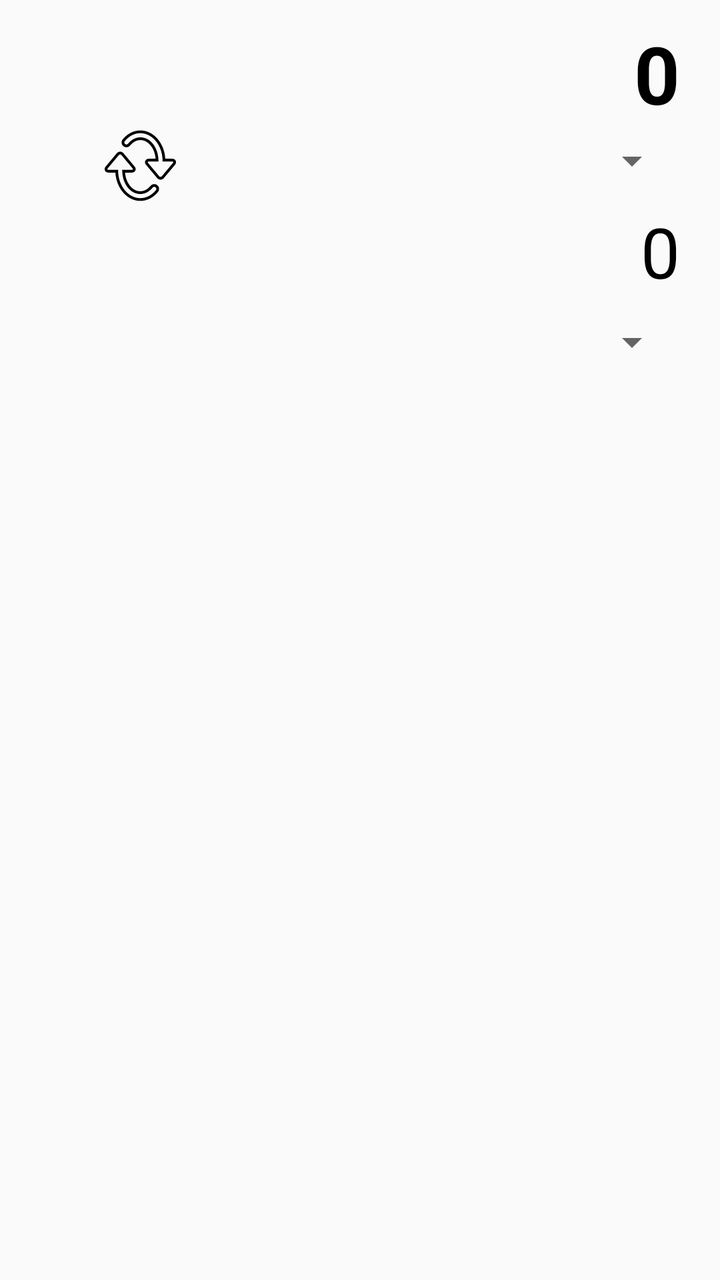
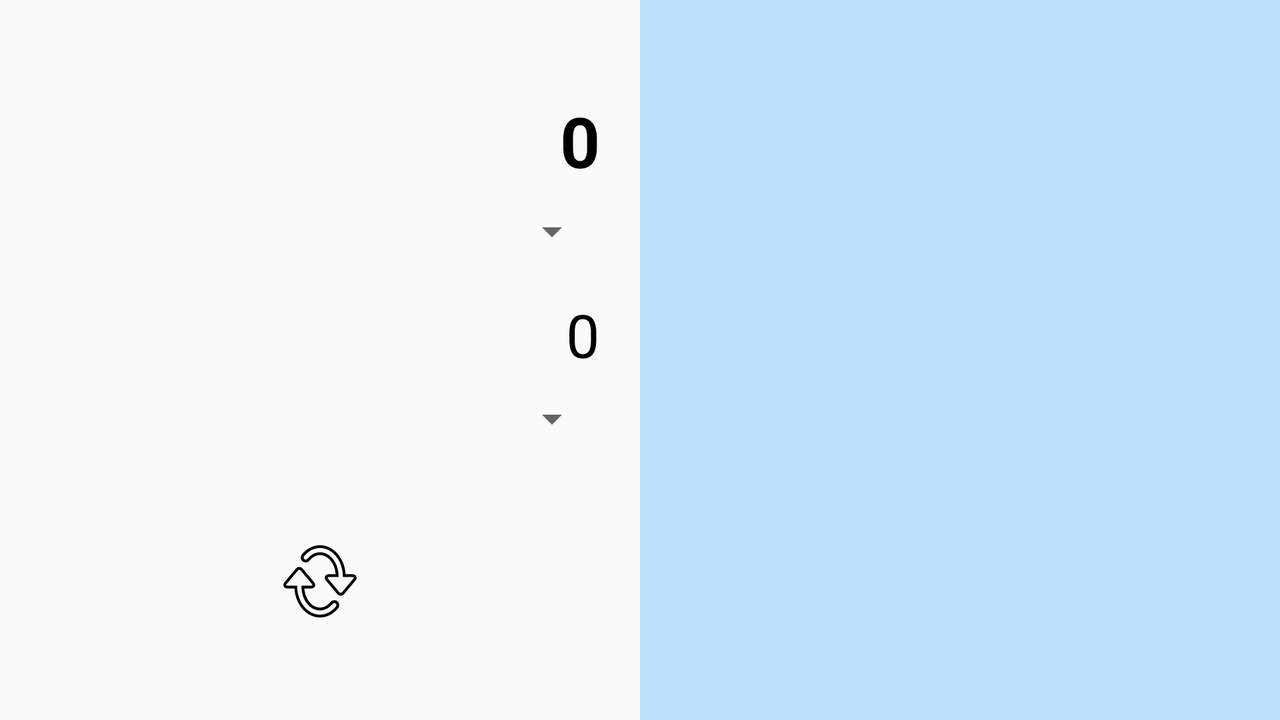

Compare how this app lays out the same screen by default and in its alternative resource folder. The renders come first, then the two layout files and the values they reference.
<!-- AndroidManifest.xml: application theme AppTheme -->
<!-- res/layout/fragment_length.xml -->
<?xml version="1.0" encoding="utf-8"?>
<androidx.constraintlayout.widget.ConstraintLayout xmlns:android="http://schemas.android.com/apk/res/android"
    xmlns:app="http://schemas.android.com/apk/res-auto"
    android:layout_width="match_parent"
    android:layout_height="match_parent">

    <TextView
        android:id="@+id/input_length"
        android:layout_width="match_parent"
        android:layout_height="wrap_content"
        android:layout_marginLeft="20dp"
        android:layout_marginTop="10dp"
        android:layout_marginRight="20dp"
        android:maxLines="1"
        android:text="0"
        android:textAlignment="textEnd"
        android:textColor="#000000"
        android:textSize="40sp"
        android:textStyle="bold"
        app:layout_constraintEnd_toEndOf="parent"
        app:layout_constraintStart_toStartOf="parent"
        app:layout_constraintTop_toTopOf="parent" />

    <Spinner
        android:id="@+id/input_length_unit"
        android:layout_width="wrap_content"
        android:layout_height="wrap_content"
        android:layout_marginLeft="20dp"
        android:layout_marginTop="5dp"
        android:layout_marginRight="20dp"
        android:textAlignment="textEnd"
        app:layout_constraintEnd_toEndOf="parent"

        app:layout_constraintTop_toBottomOf="@+id/input_length" />


    <ImageButton
        android:id="@+id/exchangeUnit"
        android:layout_width="100dp"
        android:layout_height="0dp"
        android:layout_marginStart="20dp"
        android:background="@android:color/transparent"
        android:scaleType="fitCenter"
        android:src="@drawable/ic_refresh"
        app:layout_constraintBottom_toTopOf="@+id/output_length"
        app:layout_constraintStart_toStartOf="parent"
        app:layout_constraintTop_toBottomOf="@+id/input_length"
        app:layout_constraintVertical_bias="0.0" />

    <TextView
        android:id="@+id/output_length"
        android:layout_width="match_parent"
        android:layout_height="wrap_content"
        android:layout_marginLeft="20dp"
        android:layout_marginTop="10dp"
        android:layout_marginRight="20dp"
        android:ellipsize="marquee"
        android:focusable="true"
        android:focusableInTouchMode="true"
        android:freezesText="true"
        android:scrollbars="vertical"
        android:singleLine="true"
        android:text="0"
        android:textAlignment="textEnd"
        android:textColor="#000000"
        android:textSize="35sp"
        app:layout_constraintEnd_toEndOf="parent"
        app:layout_constraintStart_toStartOf="parent"
        app:layout_constraintTop_toBottomOf="@+id/input_length_unit" />


    <Spinner
        android:id="@+id/output_length_unit"
        android:layout_width="wrap_content"
        android:layout_height="wrap_content"
        android:layout_marginLeft="20dp"
        android:layout_marginTop="10dp"
        android:layout_marginRight="20dp"
        android:textAlignment="textEnd"
        app:layout_constraintEnd_toEndOf="parent"
        app:layout_constraintTop_toBottomOf="@+id/output_length" />

    <GridView
        android:id="@+id/length_keyboard"
        android:layout_width="match_parent"
        android:layout_height="0dp"
        android:background="@color/c4"
        android:horizontalSpacing="1dp"
        android:numColumns="3"
        android:stretchMode="columnWidth"
        android:textAlignment="center"
        android:verticalSpacing="1dp"
        android:fitsSystemWindows="true"
        app:layout_constraintBottom_toBottomOf="parent"
        app:layout_constraintEnd_toEndOf="parent"
        app:layout_constraintStart_toStartOf="parent" />




</androidx.constraintlayout.widget.ConstraintLayout>
<!-- resources referenced by this layout -->
<resources>
  <color name="c4">#bbe1fa</color>
  <!-- drawable ic_refresh: vector/xml drawable (drawable, 2389 chars, omitted) -->
  <style name="AppTheme" parent="Theme.AppCompat.Light.DarkActionBar">
          
          <item name="colorPrimary">@color/c2</item>
          <item name="colorPrimaryDark">@color/c1</item>
          <item name="colorAccent">@color/colorAccent</item>
      </style>
  <color name="c2">#0f4c75</color>
  <color name="c1">#1b262c</color>
  <color name="colorAccent">#D81B60</color>
</resources>
<!-- res/layout-land/fragment_length.xml (the repository's variant of the layout above) -->
<!-- drawn on the phone turned sideways -->
<?xml version="1.0" encoding="utf-8"?>
<androidx.constraintlayout.widget.ConstraintLayout
    xmlns:android="http://schemas.android.com/apk/res/android"
    xmlns:app="http://schemas.android.com/apk/res-auto"
    android:layout_width="match_parent"
    android:layout_height="match_parent">

    <TextView
        android:id="@+id/input_length"
        android:layout_width="0dp"
        android:layout_height="wrap_content"
        android:maxLines="1"
        android:layout_marginEnd="20dp"
        android:layout_marginStart="10dp"
        android:text="0"
        android:textAlignment="textEnd"
        android:textColor="#000000"
        android:textSize="35sp"
        android:textStyle="bold"
        app:layout_constraintBottom_toBottomOf="parent"
        app:layout_constraintEnd_toStartOf="@+id/guideline"
        app:layout_constraintHorizontal_bias="0.1"
        app:layout_constraintStart_toStartOf="parent"
        app:layout_constraintTop_toTopOf="parent"
        app:layout_constraintVertical_bias="0.15" />

    <Spinner
        android:id="@+id/input_length_unit"
        android:layout_width="wrap_content"
        android:layout_height="wrap_content"
        android:layout_marginEnd="20dp"
        android:layout_marginTop="10dp"
        android:textAlignment="viewStart"
        app:layout_constraintEnd_toStartOf="@+id/guideline"

        app:layout_constraintTop_toBottomOf="@+id/input_length" />


    <ImageButton
        android:id="@+id/exchangeUnit"
        android:layout_width="80dp"
        android:layout_height="40dp"
        android:background="@android:color/transparent"
        android:scaleType="fitCenter"
        android:src="@drawable/ic_refresh"
        app:layout_constraintBottom_toBottomOf="parent"
        app:layout_constraintEnd_toStartOf="@+id/guideline"
        app:layout_constraintStart_toStartOf="parent"
        app:layout_constraintTop_toBottomOf="@+id/output_length_unit" />

    <TextView
        android:id="@+id/output_length"
        android:layout_width="0dp"
        android:layout_height="wrap_content"
        android:layout_marginEnd="20dp"
        android:layout_marginStart="10dp"
        android:ellipsize="marquee"
        android:focusable="true"
        android:focusableInTouchMode="true"
        android:freezesText="true"
        android:scrollbars="vertical"
        android:singleLine="true"
        android:text="0"
        android:textAlignment="viewEnd"
        android:textColor="#000000"
        android:textSize="30sp"
        app:layout_constraintBottom_toBottomOf="parent"
        app:layout_constraintEnd_toStartOf="@+id/guideline"
        app:layout_constraintHorizontal_bias="0.1"
        app:layout_constraintStart_toStartOf="parent"
        app:layout_constraintTop_toBottomOf="@+id/input_length_unit"
        app:layout_constraintVertical_bias="0.1" />

    <Spinner
        android:id="@+id/output_length_unit"
        android:layout_width="wrap_content"
        android:layout_height="wrap_content"
        android:layout_marginEnd="20dp"
        android:layout_marginStart="20dp"
        android:layout_marginTop="10dp"
        android:textAlignment="viewStart"
        app:layout_constraintEnd_toStartOf="@+id/guideline"
        app:layout_constraintHorizontal_bias="0.1"

        app:layout_constraintTop_toBottomOf="@+id/output_length" />



    <View
        android:layout_width="0dp"
        android:layout_height="0dp"
        android:background="@color/c4"
        app:layout_constraintBottom_toBottomOf="parent"
        app:layout_constraintEnd_toEndOf="parent"
        app:layout_constraintStart_toStartOf="@+id/guideline"
        app:layout_constraintTop_toTopOf="parent" />

    <GridView
        android:id="@+id/length_keyboard"
        android:layout_width="0dp"
        android:layout_height="wrap_content"
        android:background="@color/c4"
        android:horizontalSpacing="2dp"
        android:numColumns="3"
        android:stretchMode="columnWidth"
        android:textAlignment="center"
        android:verticalSpacing="2dp"

        app:layout_constraintBottom_toBottomOf="parent"
        app:layout_constraintEnd_toEndOf="parent"
        app:layout_constraintStart_toStartOf="@+id/guideline"
        app:layout_constraintTop_toTopOf="parent"
        />
    <androidx.constraintlayout.widget.Guideline
        android:id="@+id/guideline"
        android:layout_width="wrap_content"
        android:layout_height="wrap_content"
        android:orientation="vertical"
        app:layout_constraintGuide_percent="0.5"
        />
</androidx.constraintlayout.widget.ConstraintLayout>
